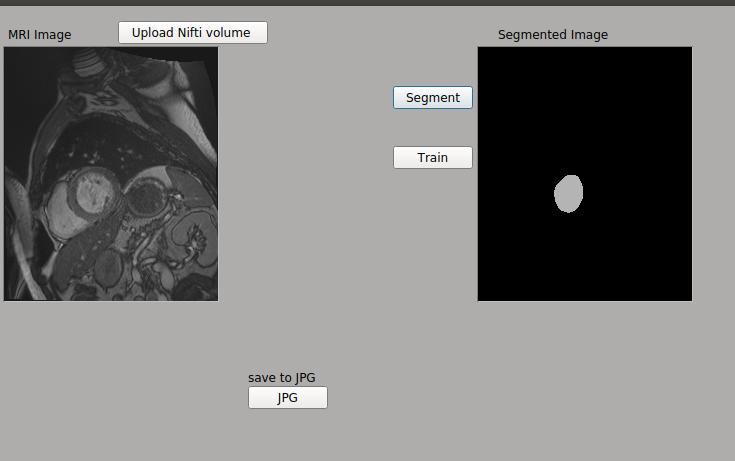

Recreate this plot in Python.
# -*- coding: utf-8 -*-

# Form implementation generated from reading ui file 'GUI.ui'
#
# Created by: PyQt5 UI code generator 5.14.2
#
# WARNING! All changes made in this file will be lost!

# needed libraries to install : 
# pyqt5, matplotlib, pydicom, qimage2ndarray, 
# skimage, cv2, os, pandas  
#...........................Imported libraries..................
from PyQt5 import QtCore, QtGui, QtWidgets
import matplotlib.pyplot as plt
#from pydicom.data import get_testdata_files,get_testdata_file
from PyQt5.QtWidgets import QApplication, QWidget, QInputDialog, QLineEdit, QFileDialog
#from pydicom.data import get_testdata_files,get_testdata_file
import qimage2ndarray
#import  numpy as np
#from skimage.color import lab2rgb, lch2lab, rgb2gray
#from pydicom.pixel_data_handlers.util import apply_voi_lut
import  cv2
import  os
#from PyQt5.QtWidgets import QMessageBox, QDialogButtonBox
#from numpy.lib import recfunctions as rfn
#import  pandas as pd
#from skimage.draw import polygon, line, set_color
#import  PIL.Image as imgCnv
#from pydicom.dataset import Dataset, FileDataset
# lib to draw 3D
#from mpl_toolkits.mplot3d import Axes3D
#from matplotlib import cm
#from matplotlib.backends.backend_qt5agg import FigureCanvasQTAgg
from PyQt5.QtCore import Qt
#####################################################################


#from skimage.color import rgb2gray
#from skimage.filters import gaussian
#from skimage.segmentation import active_contour
#from skimage import data

#from shapely.geometry import Polygon
import loadnif as nif
import  ROI as roi
import  main as mn 
import  numpy as np



class Ui_Dialog(object):
    
    def setupUi(self, Dialog):
        Dialog.setObjectName("Dialog")
        Dialog.resize(1500, 540)
        self.label = QtWidgets.QLabel(Dialog)
        self.label.setGeometry(QtCore.QRect(10, 20, 71, 16))
        self.label.setObjectName("label")
        self.segmetLabel = QtWidgets.QLabel(Dialog)
        self.segmetLabel.setGeometry(QtCore.QRect(479, 40, 384, 308))
        self.segmetLabel.setStyleSheet("background-color: white; border: 1px inset grey; min-height: 200px;")

        self.segmetLabel.setObjectName("segmetLabel")
        self.Upload_bott = QtWidgets.QPushButton(Dialog)
        self.Upload_bott.setGeometry(QtCore.QRect(120, 15, 150, 23))
        self.Upload_bott.setObjectName("Upload_bott")
        self.Segment_bott = QtWidgets.QPushButton(Dialog)
        self.Segment_bott.setGeometry(QtCore.QRect(395, 80, 80, 23))
        self.Segment_bott.setObjectName("Segment_bott")
        
        self.train_bott = QtWidgets.QPushButton(Dialog)
        self.train_bott.setGeometry(QtCore.QRect(395, 140, 80, 23))
        self.train_bott.setObjectName("train_bott")
        
        self.label_2 = QtWidgets.QLabel(Dialog)
        self.label_2.setGeometry(QtCore.QRect(500, 20, 151, 16))
        self.label_2.setObjectName("label_2")
      
        self.imageTest = QtWidgets.QLabel(Dialog)
        self.imageTest.setStyleSheet("background-color: white; border: 1px inset grey; min-height: 200px;")
        self.imageTest.setGeometry(QtCore.QRect(5, 40, 384, 308))
        self.imageTest.setText("")
        self.imageTest.setObjectName("imageTest")
        
        self.slicer = QtWidgets.QSlider(Qt.Horizontal)
        self.slicer.setGeometry(280, 300, 20, 50)
      
        self.infoLabel = QtWidgets.QLabel(Dialog)
        self.infoLabel.setGeometry(QtCore.QRect(920, 20, 121, 16))
        self.infoLabel.setObjectName("infoLabel")
        #####################################################
        self.cnvJPG = QtWidgets.QPushButton(Dialog)
        self.cnvJPG.setGeometry(QtCore.QRect(250, 380, 80, 23))
        self.cnvJPG.setObjectName("cnvJPG")
        # self.plt3D = QtWidgets.QPushButton(Dialog)
        # self.plt3D.setGeometry(QtCore.QRect(160, 380, 80, 23))
        # self.plt3D.setObjectName("plt3D")

        #############################################
        self.jpgSaveLabel = QtWidgets.QLabel(Dialog)
        self.jpgSaveLabel.setGeometry(QtCore.QRect(250, 360, 71, 23))
        self.jpgSaveLabel.setObjectName("jpgSaveLabel")
        self.label_3 = QtWidgets.QLabel(Dialog)
        self.label_3.setGeometry(QtCore.QRect(185, 360, 91, 23))
        self.label_3.setObjectName("label_3")


        


        # Set background color 
        pal = QtGui.QPalette()
        pal.setColor(QtGui.QPalette.Background,QtGui.QColor(174, 173, 172));
        Dialog.autoFillBackground()
        Dialog.setPalette(pal)
        

        self.Upload_bott.clicked.connect(self.loadNifti)
        self.cnvJPG.clicked.connect(self.savePNG)
        self.Segment_bott.clicked.connect(self.ActiveShapeModel)
        self.train_bott.clicked.connect(self.Train)

        # self.plt3D.clicked.connect(self.draw3D)



        
        self.msg = QtWidgets.QMessageBox()
        
        
        # disable segment button until the user manually segment all the manual contours required 
        self.Segment_bott.setEnabled(False)
        
        # disable save jpg button until the two images are loaded(test image and segmented image)
        self.cnvJPG.setEnabled(False)
        

        # disable show 3D button
        # self.plt3D.setEnabled(False)

     
        
        # initalise the x,y coordinates 
        self.last_x, self.last_y = None, None

        # initalise variable to hold the image of nifti file 
        self.imginit=0
        
        #self.flagLabelnotempty = 0
        
        self.retranslateUi(Dialog)
        QtCore.QMetaObject.connectSlotsByName(Dialog)
         
        
    
    def retranslateUi(self, Dialog):
        _translate = QtCore.QCoreApplication.translate
        Dialog.setWindowTitle(_translate("Dialog", "Dialog"))
        self.label.setText(_translate("Dialog", "MRI Image"))
        self.Upload_bott.setText(_translate("Dialog", "Upload Nifti volume "))
        self.Segment_bott.setText(_translate("Dialog", "Segment"))
        self.train_bott.setText(_translate("Dialog", "Train"))

        self.label_2.setText(_translate("Dialog", "Segmented Image "))
   
        self.cnvJPG.setText(_translate("Dialog", "JPG"))
        # self.plt3D.setText(_translate("Dialog", "plot 3D"))
        self.jpgSaveLabel.setText(_translate("Dialog", "save to JPG"))
        # self.label_3.setText(_translate("Dialog", "Plot"))





    # this function is used  to load Nifti data   
    def loadNifti(self):

        # Enable Segment button
        self.Segment_bott.setEnabled(True)

        # disable save jpg button until the two images are loaded(test image and segmented image)
        self.cnvJPG.setEnabled(False)

        # disable show 3d button
        # self.plt3D.setEnabled(False)

        # initalise the x,y coordinates 
        self.last_x, self.last_y = None, None

        #self.flagLabelnotempty = 1
        
        
        
        # open browse dialog 
        fileName = QFileDialog.getOpenFileName()
       
        # load nifti from path 
        self.loadedNifti = nif.loadSimpleITK(fileName[0])
        self.loadNiftinibabel = nif.loadNifti(fileName[0])
        
        # clear the label each time we load an image 
        self.segmetLabel.clear()
        self.imageTest.clear()

        # normalize the image to darken the nifti slice image
        #self.threshold = 500 # Adjust as needed
        #self.image_2d_scaled = (np.maximum(self.imginit, 0) / (np.amax(self.imginit) + self.threshold)) * 255.0 
        #self.img=qimage2ndarray.array2qimage(self.image_2d_scaled)
    
        # call specific slice
        self.sliceNum, ok = QInputDialog.getInt(QtWidgets.QWidget() , "Enter slice number","Slice:", 0, 1, self.loadedNifti.GetSize()[2]-1, 1, )
        if ok:
            self.imageslice = nif.getSliceITK(self.loadedNifti, self.sliceNum)
        else: 
             self.msg.setWindowTitle("Warning")
             self.msg.setInformativeText('You must enter slice number')
             self.msg.exec()
            
        self.img=qimage2ndarray.array2qimage(self.imageslice)


        # add the image to label     
        self.pixmap = QtGui.QPixmap(self.img)    
        self.imageTest.setPixmap(self.pixmap)
        self.imageTest.setGeometry(QtCore.QRect(5, 40, self.loadedNifti.GetSize()[0], self.loadedNifti.GetSize()[1])) #(x, y, width, height)
        self.imageTest.mousePressEvent = self.drawMove
        #information Message
   
    def Train(self):
        self.msg.setWindowTitle("Warning")
        self.msg.setInformativeText('Wait few minutes to finish training..')
        self.msg.exec()
        
        mn.Train()
        
        self.msg.setWindowTitle("Warning")
        self.msg.setInformativeText('Training is done. Upload the nifti file and check the result')
        self.msg.exec()
    # Activates when the user start press and moving the mouse to draw the contours
    def drawMove(self, e):
        
    
        if self.last_x is None: # First event.
            self.last_x = e.x()
            self.last_y = e.y()
            return # Ignore the first time.

        # Update the origin for next time.
        self.last_x = e.x()
        self.last_y = e.y()
        print('press', self.last_x, self.last_y)
        
        self.imageSliceITK = nif.getNotNumpySliceITK(self.loadedNifti, 1)
        spacing = self.imageSliceITK.GetSpacing()[0]
        
        print('auto', roi.extract_roi(self.loadNiftinibabel, spacing))
        
        # Refresh    
        self.imageTest.update()
     

    
         
    # this function activates when the user press JPG button, which saves the two images in folder Nifti_JPG  
    def savePNG(self):     
        self.path = './Nifti_JPG'
        # Save Nifti MRI image to file 
        cv2.imwrite(os.path.join(self.path,'testImage{0}.jpg'.format(self.sliceNum)), self.maskImg) 
        # same Nifti mri image with segmentation above it
        cv2.imwrite(os.path.join(self.path,'segmentedImg{0}.jpg'.format(self.sliceNum)), self.imageslice) 
 
        # pop up message to check image is saved
        self.msg.setWindowTitle("Save To JPG ")
        self.msg.setInformativeText('Images has been Saved.')
        self.msg.exec()
               

    # Activate when the user press 'segment' button    
    def ActiveShapeModel(self):
        
        # enable saving the image button 
        self.cnvJPG.setEnabled(True)
        
        # enable plt 3D button 
        # self.plt3D.setEnabled(True)
        
        # clear the label each time the user press segment, to not store alot above each other 
        self.segmetLabel.clear()
  
        self.imageSliceITK = nif.getNotNumpySliceITK(self.loadedNifti, self.sliceNum)
        spacing = self.imageSliceITK.GetSpacing()[0]
        
        centroid = roi.extract_roi(self.loadNiftinibabel, spacing)
        
        path = '../training/patient050/patient050_frame01.nii.gz'
        simpitkImgSys = nif.loadSimpleITK(path)
        
        # find centroid of the LV in the image slice

        res = mn.run(self.imageslice, centroid)
        
        print(res.shape)
                
        
       
        # draw the Segmentation results the snakes and edit on the image 
        # cv2.fillConvexPoly(self.img,np.array(res,'int32'),(180, 0, 0))
        # cv2.fillConvexPoly(self.img,np.array(snake2,'int32'),(100, 0, 50))
        # cv2.fillConvexPoly(self.img,np.array(snake3,'int32'),(250, 15, 0))
        # cv2.fillConvexPoly(self.img,np.array(snake4,'int32'),(250, 15, 0))

        self.maskImg = np.zeros(self.imageslice.shape)
        
        cv2.fillConvexPoly(self.maskImg,np.array(res.T,'int32'),(180, 0, 0))
        # cv2.fillConvexPoly(self.maskImg,np.array(snake2,'int32'),(100, 0, 50))
        # cv2.fillConvexPoly(self.maskImg,np.array(snake3,'int32'),(250, 15, 0))
        # cv2.fillConvexPoly(self.maskImg,np.array(snake4,'int32'),(250, 15, 0))

        
        self.segmentedImg = qimage2ndarray.array2qimage(self.maskImg)
        self.pixmap2 = QtGui.QPixmap(self.segmentedImg)    
        self.segmetLabel.setGeometry(QtCore.QRect(479, 40, self.loadedNifti.GetSize()[0], self.loadedNifti.GetSize()[1])) #(x, y, width, height)

        self.segmetLabel.setPixmap(self.pixmap2.scaled(self.loadedNifti.GetSize()[0],self.loadedNifti.GetSize()[1]))
    
    # Activate when press on plot 3D button to draw the 3D shapes 
    def draw3D(self):
        fig = plt.figure()
        ax = fig.gca(projection='3d')
        surf = ax.plot_trisurf(self.x1, self.y1, self.z1)
        #ax.plot_trisurf(self.x1, self.y1, self.z, cmap = cm.cool)
        surf2 = ax.plot_trisurf(self.x2, self.y2, self.z2)
        surf3 = ax.plot_trisurf(self.x3, self.y3, self.z3)
        surf3 = ax.plot_trisurf(self.x4, self.y4, self.z4)
        for angle in range(0, 360):
            ax.view_init(30, angle)
            plt.draw()
            plt.pause(.001)
            plt.show()
        # rotate the axes and update

        fig.savefig('./3D_Plots/Plot3D{0}.png'.format(self.dataset.InstanceNumber))
        
        # pop up message to check image is saved
        self.msg.setWindowTitle("3D plot")
        self.msg.setInformativeText('3D figure is saved.')
        self.msg.exec()


    

if __name__ == "__main__":
    import sys
    app = QtWidgets.QApplication(sys.argv)
    Dialog = QtWidgets.QDialog()
    ui = Ui_Dialog()
    ui.setupUi(Dialog)
    Dialog.show()
    Dialog.update()
    sys.exit(app.exec_())
    